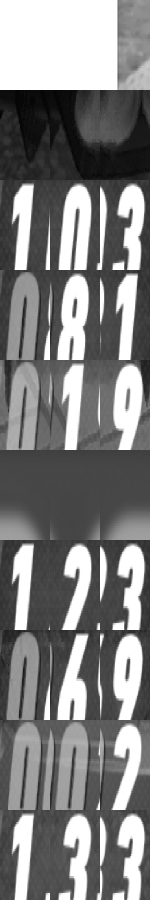
#> input picture tools/verify_slot_raw.png, 300 x 1800 px (shown at 1/2 size); its folder holds only this picture in this run
$ python -i ocr_node_test.py   (imports and definitions only)
#> lines starting #> are read from the running program, lines starting #| are printed output that depends on the picture
#> further down, picture is the input picture: shape (1800, 300, 3); min 3, max 255, mean 127.8
#!/usr/bin/env python3
"""OCR 节点全量测试（正确的两段式 det→rec 管线）。

修正了之前的三个错误：
  1. 缺 det 阶段 —— 整块 ROI 直接喂 rec 会返回空串
  2. 检测框未外扩 —— rec 需要 2px padding
  3. 缩放用 INTER_LINEAR —— 应为 INTER_CUBIC

策略：每张样本只跑一次 det+rec 并缓存全部文字+坐标，
      再按节点 ROI 做空间匹配（159 次 ≪ 111×263 次）。

输出 build/ocr_full_test.json
"""
import onnxruntime as ort
import numpy as np
import cv2
import json
import os
import glob
import re
import time

ROOT = '/Users/dupi/Desktop/自动驾驶系统'
OCR = f'{ROOT}/MaaNTE/assets/MaaCommonAssets/OCR/ppocr_v6'
SUB = 'medium'
CACHE = f'{ROOT}/data/_gray_cache'
TXT_CACHE = f'{ROOT}/build/ocr_text_cache.json'
OUT = f'{ROOT}/build/ocr_full_test.json'
IMG_W, IMG_H = 1280, 832

# [1 line not run here, left out]
# [1 line that did not run here, left out]
# [1 line that did not run here, left out]
# [2 lines not run here, left out]


# [16 lines left out: function recog, not called in this run]


def ocr_image(img):
    """整图 det + rec，返回 [{t,c,x,y,w,h}]"""
    h, w = img.shape[:2]
#> h = 1800; w = 300
    nh = (h + 31) // 32 * 32
#> nh = 1824
    nw = (w + 31) // 32 * 32
#> nw = 320
    r = cv2.resize(img, (nw, nh), interpolation=cv2.INTER_CUBIC)
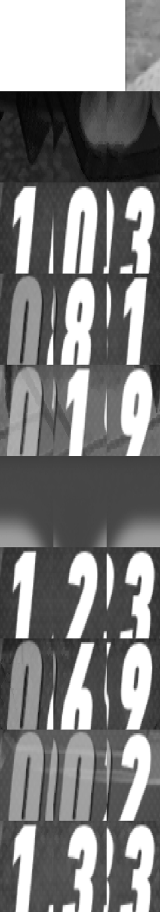
#> r: shape (1824, 320, 3) (shown at 1/2 size); min 0, max 255, mean 127.8
    x = r.astype(np.float32) / 255.0
    x = (x - np.array([0.485, 0.456, 0.406], np.float32)) / np.array([0.229, 0.224, 0.225], np.float32)
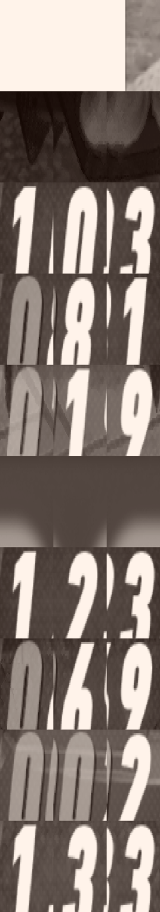
#> x: shape (1824, 320, 3) float32 (shown at 1/2 size); mean B, G, R 0.0699, 0.201, 0.422; drawn with min black and max white
#> (the run stopped early here; a loop or call above may not have finished)

$ run again, on tools/candidate_8_frames.png
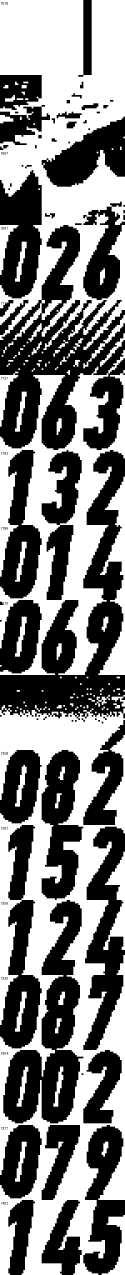
#> input picture tools/candidate_8_frames.png, 375 x 3825 px (shown at 1/3 size)
#> picture is the input picture: shape (3825, 375, 3); min 0, max 255, mean 123.3
#> in ocr_image, `r = cv2.resize(img, (nw, nh), interpolation=cv2.INTER_CUBIC)`:
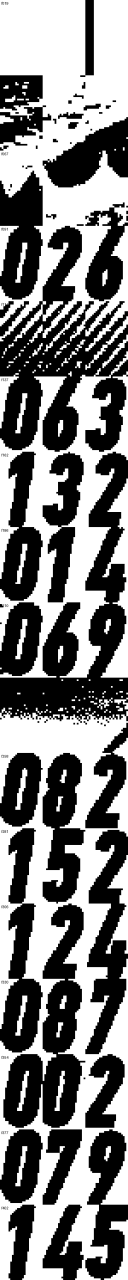
#> r: shape (3840, 384, 3) (shown at 1/3 size); min 0, max 255, mean 123.3
#> in ocr_image, `x = (x - np.array([0.485, 0.456, 0.406], np.float32)) / np.array([0.22..`:
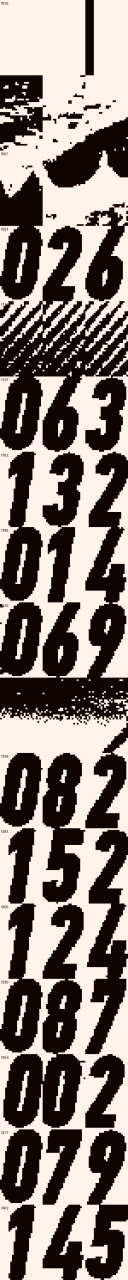
#> x: shape (3840, 384, 3) float32 (shown at 1/3 size); mean B, G, R -0.00702, 0.123, 0.335; drawn with min black and max white
